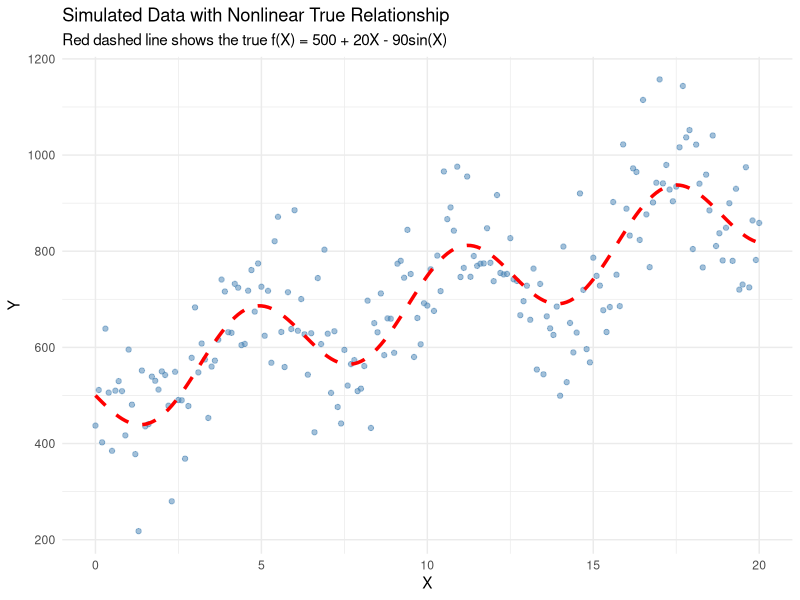
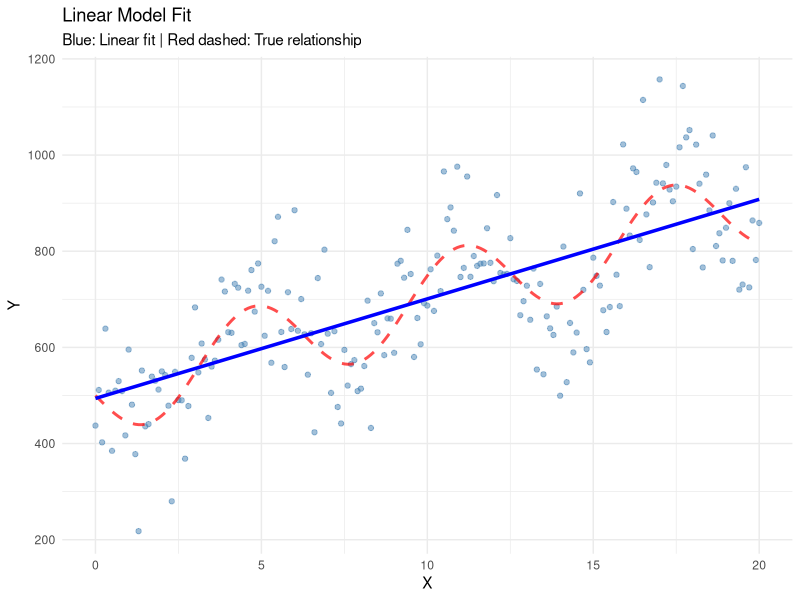
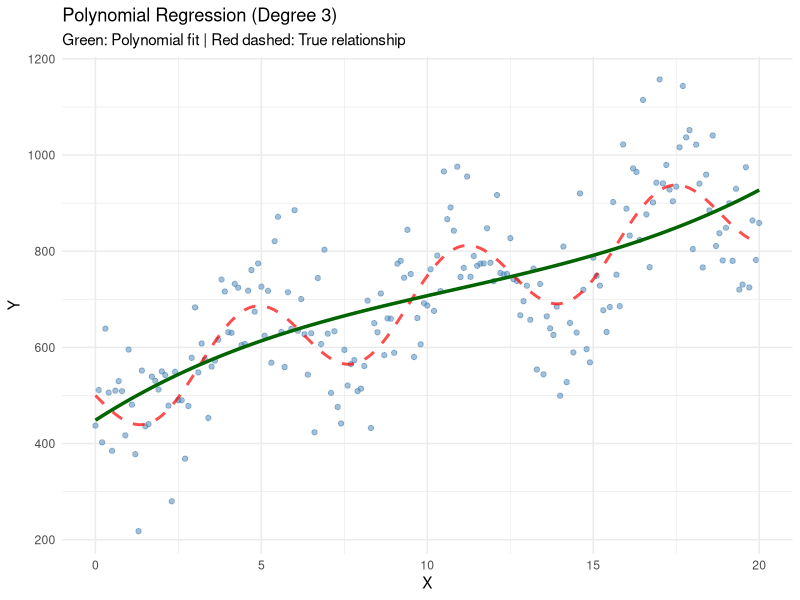
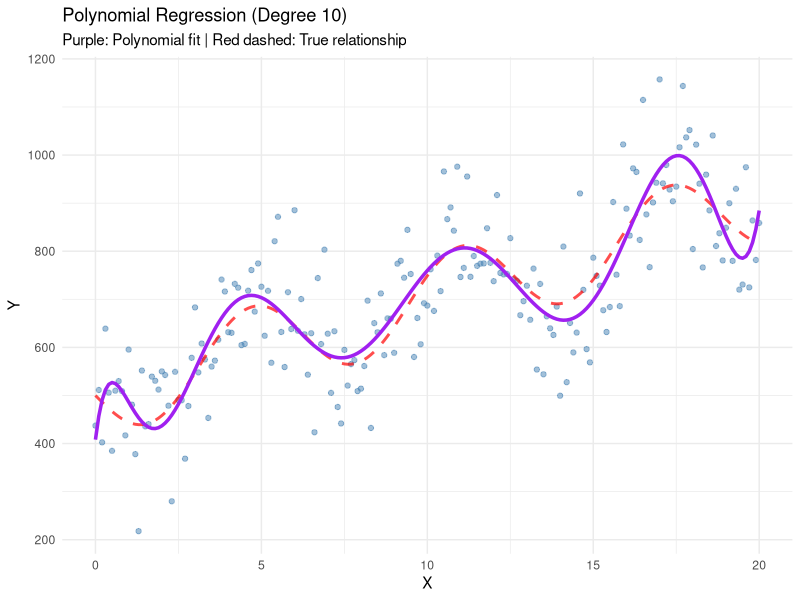
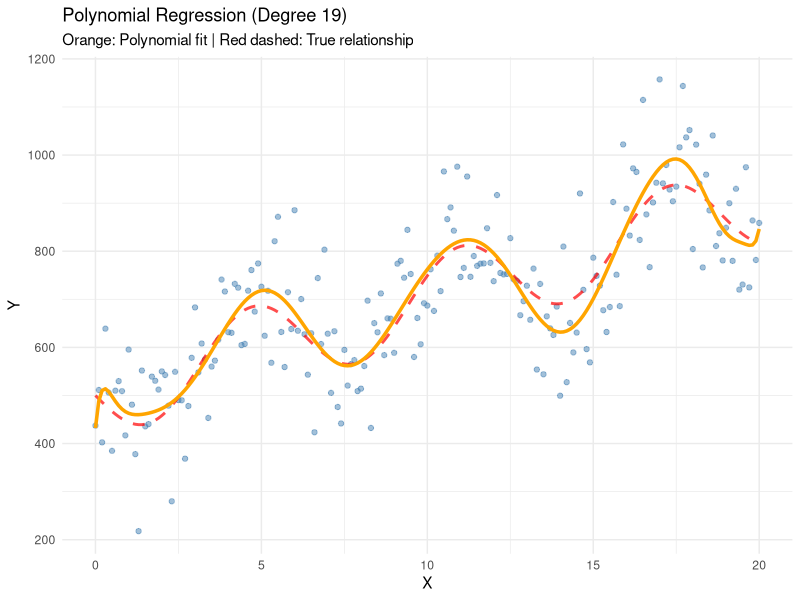
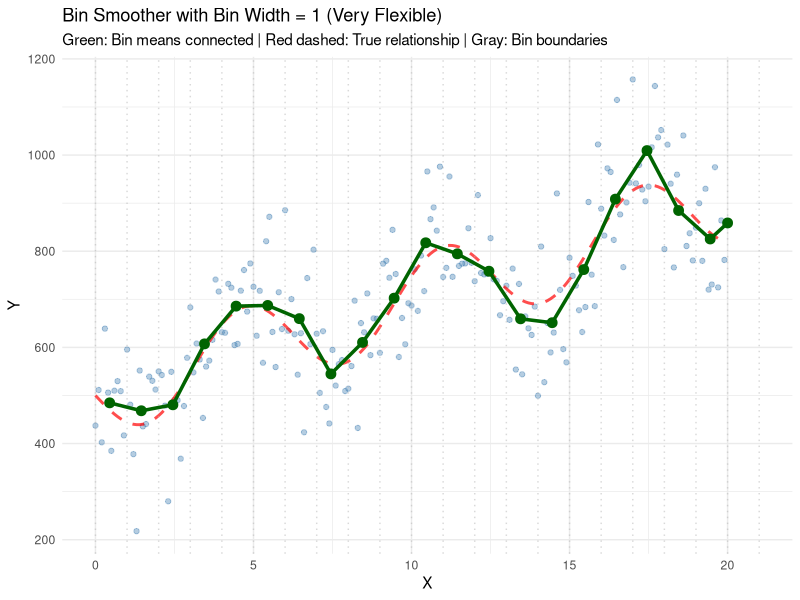
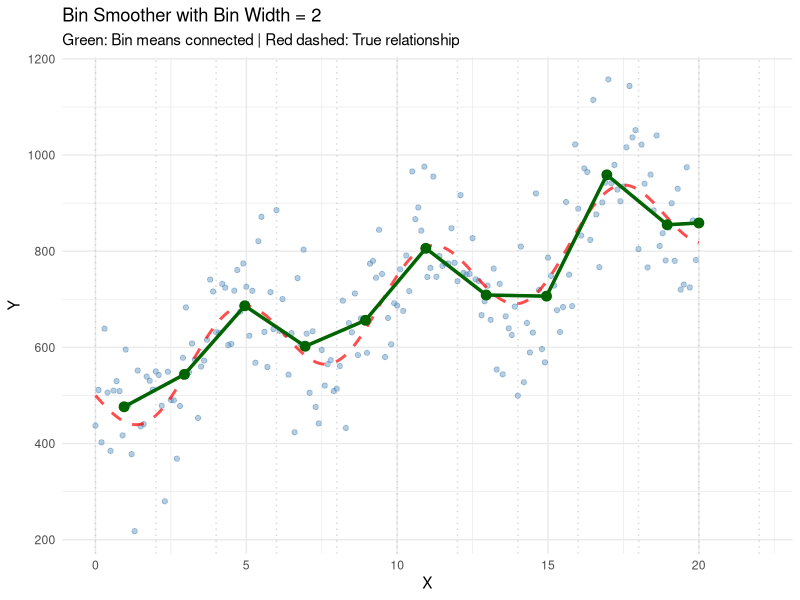
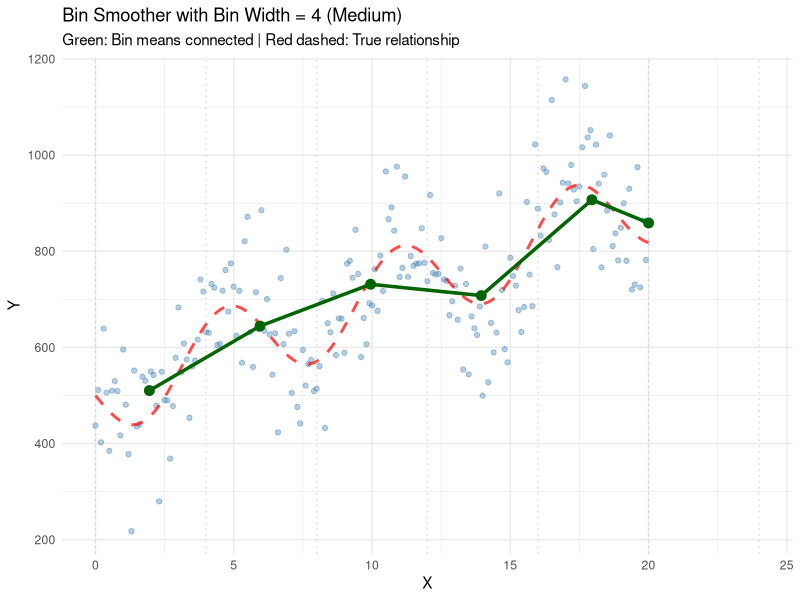

Recreate these plots in R, in order.
## ---- chunk 1
library(tidyverse)
library(knitr)
library(kableExtra)
library(ggplot2)
library(splines)
## ---- chunk 2
set.seed(1)

# True data generating process (DGP)
x <- seq(from = 0, to = 20, by = 0.1)
f_true <- 500 + 20*x - 90*sin(x)  # Nonlinear deterministic component

n <- length(x)
y <- f_true + rnorm(n, mean = 0, sd = 100)  # Add random noise

df_train <- data.frame(y = y, x = x)
## ---- chunk 3
ggplot(df_train, aes(x = x, y = y)) +
  geom_point(alpha = 0.5, color = "steelblue") +
  geom_line(aes(y = f_true), color = "red", size = 1.2, linetype = "dashed") +
  labs(
    title = "Simulated Data with Nonlinear True Relationship",
    subtitle = "Red dashed line shows the true f(X) = 500 + 20X - 90sin(X)",
    x = "X",
    y = "Y"
  ) +
  theme_minimal()
## ---- chunk 4
model_linear <- lm(y ~ x, data = df_train)
summary(model_linear)
## ---- chunk 5
ggplot(df_train, aes(x = x, y = y)) +
  geom_point(alpha = 0.5, color = "steelblue") +
  geom_line(aes(y = f_true), color = "red", size = 1, linetype = "dashed", alpha = 0.7) +
  geom_line(aes(y = model_linear$fitted.values), color = "blue", size = 1.2) +
  labs(
    title = "Linear Model Fit",
    subtitle = "Blue: Linear fit | Red dashed: True relationship",
    x = "X",
    y = "Y"
  ) +
  theme_minimal()
## ---- chunk 6
model_poly3 <- lm(y ~ poly(x, 3), data = df_train)
summary(model_poly3)
## ---- chunk 7
ggplot(df_train, aes(x = x, y = y)) +
  geom_point(alpha = 0.5, color = "steelblue") +
  geom_line(aes(y = f_true), color = "red", size = 1, linetype = "dashed", alpha = 0.7) +
  geom_line(aes(y = model_poly3$fitted.values), color = "darkgreen", size = 1.2) +
  labs(
    title = "Polynomial Regression (Degree 3)",
    subtitle = "Green: Polynomial fit | Red dashed: True relationship",
    x = "X",
    y = "Y"
  ) +
  theme_minimal()
## ---- chunk 8
model_poly10 <- lm(y ~ poly(x, 10), data = df_train)
## ---- chunk 9
ggplot(df_train, aes(x = x, y = y)) +
  geom_point(alpha = 0.5, color = "steelblue") +
  geom_line(aes(y = f_true), color = "red", size = 1, linetype = "dashed", alpha = 0.7) +
  geom_line(aes(y = model_poly10$fitted.values), color = "purple", size = 1.2) +
  labs(
    title = "Polynomial Regression (Degree 10)",
    subtitle = "Purple: Polynomial fit | Red dashed: True relationship",
    x = "X",
    y = "Y"
  ) +
  theme_minimal()
## ---- chunk 10
model_poly19 <- lm(y ~ poly(x, 19), data = df_train)
## ---- chunk 11
ggplot(df_train, aes(x = x, y = y)) +
  geom_point(alpha = 0.5, color = "steelblue") +
  geom_line(aes(y = f_true), color = "red", size = 1, linetype = "dashed", alpha = 0.7) +
  geom_line(aes(y = model_poly19$fitted.values), color = "orange", size = 1.2) +
  labs(
    title = "Polynomial Regression (Degree 19)",
    subtitle = "Orange: Polynomial fit | Red dashed: True relationship",
    x = "X",
    y = "Y"
  ) +
  theme_minimal()
## ---- chunk 12
calc_rmse <- function(actual, predicted) {
  sqrt(mean((actual - predicted)^2))
}

train_rmse <- data.frame(
  Model = c("Linear", "Poly(3)", "Poly(10)", "Poly(19)"),
  RMSE = c(
    calc_rmse(df_train$y, model_linear$fitted.values),
    calc_rmse(df_train$y, model_poly3$fitted.values),
    calc_rmse(df_train$y, model_poly10$fitted.values),
    calc_rmse(df_train$y, model_poly19$fitted.values)
  )
)

kable(train_rmse, 
      caption = "Training RMSE by Model Complexity",
      digits = 2) %>%
  kable_styling(bootstrap_options = c("striped", "hover"), full_width = FALSE)
## ---- chunk 13
set.seed(2)
x_test <- seq(from = 0, to = 20, by = 0.1)
f_true_test <- 500 + 20*x_test - 90*sin(x_test)
y_test <- f_true_test + rnorm(length(x_test), mean = 0, sd = 100)

df_test <- data.frame(y = y_test, x = x_test)
## ---- chunk 14
# Predictions on test data
pred_linear <- predict(model_linear, newdata = df_test)
pred_poly3 <- predict(model_poly3, newdata = df_test)
pred_poly10 <- predict(model_poly10, newdata = df_test)
pred_poly19 <- predict(model_poly19, newdata = df_test)

test_rmse <- data.frame(
  Model = c("Linear", "Poly(3)", "Poly(10)", "Poly(19)"),
  Train_RMSE = c(
    calc_rmse(df_train$y, model_linear$fitted.values),
    calc_rmse(df_train$y, model_poly3$fitted.values),
    calc_rmse(df_train$y, model_poly10$fitted.values),
    calc_rmse(df_train$y, model_poly19$fitted.values)
  ),
  Test_RMSE = c(
    calc_rmse(df_test$y, pred_linear),
    calc_rmse(df_test$y, pred_poly3),
    calc_rmse(df_test$y, pred_poly10),
    calc_rmse(df_test$y, pred_poly19)
  )
)

test_rmse$Overfit_Gap <- test_rmse$Test_RMSE - test_rmse$Train_RMSE

kable(test_rmse, 
      caption = "Training vs Test RMSE: Evidence of Overfitting",
      digits = 2) %>%
  kable_styling(bootstrap_options = c("striped", "hover"), full_width = FALSE)
## ---- chunk 15
# Create f_true reference data frame (used for faceted plots)
f_true_ref <- data.frame(x = df_train$x, f_true = f_true)
## ---- chunk 16
# Function to compute bin smoother predictions
bin_smoother <- function(x, y, bin_width) {
  # Define bin boundaries
  x_min <- min(x)
  x_max <- max(x)
  breaks <- seq(x_min, x_max + bin_width, by = bin_width)
  
  # Assign each observation to a bin
  bins <- cut(x, breaks = breaks, include.lowest = TRUE, right = FALSE)
  
  # Calculate mean y for each bin
  bin_means <- tapply(y, bins, mean, na.rm = TRUE)
  bin_midpoints <- tapply(x, bins, function(z) mean(range(z)))
  
  # Create prediction for each original x
  y_pred <- bin_means[as.character(bins)]
  
  # Return results
  list(
    x = x,
    y_pred = as.numeric(y_pred),
    bin_midpoints = as.numeric(bin_midpoints),
    bin_means = as.numeric(bin_means),
    breaks = breaks
  )
}
## ---- chunk 17
bin_w1 <- bin_smoother(df_train$x, df_train$y, bin_width = 1)
df_train$bin_w1 <- bin_w1$y_pred
## ---- chunk 18
# Create data for bin visualization
bin_df1 <- data.frame(
  midpoint = bin_w1$bin_midpoints,
  mean_y = bin_w1$bin_means
) %>% na.omit()

ggplot(df_train, aes(x = x, y = y)) +
  geom_point(alpha = 0.4, color = "steelblue") +
  geom_line(aes(y = f_true), color = "red", size = 1, linetype = "dashed", alpha = 0.7) +
  geom_vline(xintercept = bin_w1$breaks, color = "gray70", linetype = "dotted", alpha = 0.5) +
  geom_point(data = bin_df1, aes(x = midpoint, y = mean_y), 
             color = "darkgreen", size = 3) +
  geom_line(data = bin_df1, aes(x = midpoint, y = mean_y), 
            color = "darkgreen", size = 1.2) +
  labs(
    title = "Bin Smoother with Bin Width = 1 (Very Flexible)",
    subtitle = "Green: Bin means connected | Red dashed: True relationship | Gray: Bin boundaries",
    x = "X",
    y = "Y"
  ) +
  theme_minimal()
## ---- chunk 19
bin_w2 <- bin_smoother(df_train$x, df_train$y, bin_width = 2)
df_train$bin_w2 <- bin_w2$y_pred
## ---- chunk 20
bin_df2 <- data.frame(
  midpoint = bin_w2$bin_midpoints,
  mean_y = bin_w2$bin_means
) %>% na.omit()

ggplot(df_train, aes(x = x, y = y)) +
  geom_point(alpha = 0.4, color = "steelblue") +
  geom_line(aes(y = f_true), color = "red", size = 1, linetype = "dashed", alpha = 0.7) +
  geom_vline(xintercept = bin_w2$breaks, color = "gray70", linetype = "dotted", alpha = 0.5) +
  geom_point(data = bin_df2, aes(x = midpoint, y = mean_y), 
             color = "darkgreen", size = 3) +
  geom_line(data = bin_df2, aes(x = midpoint, y = mean_y), 
            color = "darkgreen", size = 1.2) +
  labs(
    title = "Bin Smoother with Bin Width = 2",
    subtitle = "Green: Bin means connected | Red dashed: True relationship",
    x = "X",
    y = "Y"
  ) +
  theme_minimal()
## ---- chunk 21
bin_w4 <- bin_smoother(df_train$x, df_train$y, bin_width = 4)
df_train$bin_w4 <- bin_w4$y_pred
## ---- chunk 22
bin_df4 <- data.frame(
  midpoint = bin_w4$bin_midpoints,
  mean_y = bin_w4$bin_means
) %>% na.omit()

ggplot(df_train, aes(x = x, y = y)) +
  geom_point(alpha = 0.4, color = "steelblue") +
  geom_line(aes(y = f_true), color = "red", size = 1, linetype = "dashed", alpha = 0.7) +
  geom_vline(xintercept = bin_w4$breaks, color = "gray70", linetype = "dotted", alpha = 0.5) +
  geom_point(data = bin_df4, aes(x = midpoint, y = mean_y), 
             color = "darkgreen", size = 3) +
  geom_line(data = bin_df4, aes(x = midpoint, y = mean_y), 
            color = "darkgreen", size = 1.2) +
  labs(
    title = "Bin Smoother with Bin Width = 4 (Medium)",
    subtitle = "Green: Bin means connected | Red dashed: True relationship",
    x = "X",
    y = "Y"
  ) +
  theme_minimal()
## ---- chunk 23
bin_w7 <- bin_smoother(df_train$x, df_train$y, bin_width = 7)
df_train$bin_w7 <- bin_w7$y_pred
## ---- chunk 24
bin_df7 <- data.frame(
  midpoint = bin_w7$bin_midpoints,
  mean_y = bin_w7$bin_means
) %>% na.omit()

ggplot(df_train, aes(x = x, y = y)) +
  geom_point(alpha = 0.4, color = "steelblue") +
  geom_line(aes(y = f_true), color = "red", size = 1, linetype = "dashed", alpha = 0.7) +
  geom_vline(xintercept = bin_w7$breaks, color = "gray70", linetype = "dotted", alpha = 0.5) +
  geom_point(data = bin_df7, aes(x = midpoint, y = mean_y), 
             color = "darkgreen", size = 3) +
  geom_line(data = bin_df7, aes(x = midpoint, y = mean_y), 
            color = "darkgreen", size = 1.2) +
  labs(
    title = "Bin Smoother with Bin Width = 7 (Wide)",
    subtitle = "Green: Bin means connected | Red dashed: True relationship",
    x = "X",
    y = "Y"
  ) +
  theme_minimal()
## ---- chunk 25
bin_w10 <- bin_smoother(df_train$x, df_train$y, bin_width = 10)
df_train$bin_w10 <- bin_w10$y_pred
## ---- chunk 26
bin_df10 <- data.frame(
  midpoint = bin_w10$bin_midpoints,
  mean_y = bin_w10$bin_means
) %>% na.omit()

ggplot(df_train, aes(x = x, y = y)) +
  geom_point(alpha = 0.4, color = "steelblue") +
  geom_line(aes(y = f_true), color = "red", size = 1, linetype = "dashed", alpha = 0.7) +
  geom_vline(xintercept = bin_w10$breaks, color = "gray70", linetype = "dotted", alpha = 0.5) +
  geom_point(data = bin_df10, aes(x = midpoint, y = mean_y), 
             color = "darkgreen", size = 3) +
  geom_line(data = bin_df10, aes(x = midpoint, y = mean_y), 
            color = "darkgreen", size = 1.2) +
  labs(
    title = "Bin Smoother with Bin Width = 10 (Very Wide)",
    subtitle = "Green: Bin means connected | Red dashed: True relationship",
    x = "X",
    y = "Y"
  ) +
  theme_minimal()
## ---- chunk 27
# Create comparison dataframes
all_bins <- bind_rows(
  bin_df1 %>% mutate(Width = "Width = 1"),
  bin_df2 %>% mutate(Width = "Width = 2"),
  bin_df4 %>% mutate(Width = "Width = 4"),
  bin_df7 %>% mutate(Width = "Width = 7"),
  bin_df10 %>% mutate(Width = "Width = 10")
)

# Create base data for points
base_data <- df_train %>% 
  select(x, y) %>%
  crossing(Width = c("Width = 1", "Width = 2", "Width = 4", "Width = 7", "Width = 10"))

ggplot() +
  geom_point(data = base_data, aes(x = x, y = y), alpha = 0.2, color = "steelblue") +
  geom_line(data = base_data %>% left_join(f_true_ref, by = "x"), 
            aes(x = x, y = f_true), color = "red", size = 0.8, linetype = "dashed") +
  geom_point(data = all_bins, aes(x = midpoint, y = mean_y), 
             color = "darkgreen", size = 2.5) +
  geom_line(data = all_bins, aes(x = midpoint, y = mean_y), 
            color = "darkgreen", size = 1.2) +
  facet_wrap(~ Width, ncol = 2) +
  labs(
    title = "Bin Smoother: Effect of Bin Width on Flexibility",
    subtitle = "Red dashed: True relationship | Green: Bin means",
    x = "X",
    y = "Y"
  ) +
  theme_minimal()
## ---- chunk 28
loess_01 <- loess(y ~ x, data = df_train, span = 0.1)
df_train$loess_01 <- predict(loess_01)
## ---- chunk 29
ggplot(df_train, aes(x = x, y = y)) +
  geom_point(alpha = 0.5, color = "steelblue") +
  geom_line(aes(y = f_true), color = "red", size = 1, linetype = "dashed", alpha = 0.7) +
  geom_line(aes(y = loess_01), color = "darkgreen", size = 1.2) +
  labs(
    title = "LOESS with Span = 0.1 (Very Flexible)",
    subtitle = "Green: LOESS fit | Red dashed: True relationship",
    x = "X",
    y = "Y"
  ) +
  theme_minimal()
## ---- chunk 30
loess_03 <- loess(y ~ x, data = df_train, span = 0.3)
df_train$loess_03 <- predict(loess_03)
## ---- chunk 31
ggplot(df_train, aes(x = x, y = y)) +
  geom_point(alpha = 0.5, color = "steelblue") +
  geom_line(aes(y = f_true), color = "red", size = 1, linetype = "dashed", alpha = 0.7) +
  geom_line(aes(y = loess_03), color = "purple", size = 1.2) +
  labs(
    title = "LOESS with Span = 0.3 (Moderately Flexible)",
    subtitle = "Purple: LOESS fit | Red dashed: True relationship",
    x = "X",
    y = "Y"
  ) +
  theme_minimal()
## ---- chunk 32
loess_05 <- loess(y ~ x, data = df_train, span = 0.5)
df_train$loess_05 <- predict(loess_05)
## ---- chunk 33
ggplot(df_train, aes(x = x, y = y)) +
  geom_point(alpha = 0.5, color = "steelblue") +
  geom_line(aes(y = f_true), color = "red", size = 1, linetype = "dashed", alpha = 0.7) +
  geom_line(aes(y = loess_05), color = "orange", size = 1.2) +
  labs(
    title = "LOESS with Span = 0.5 (Balanced)",
    subtitle = "Orange: LOESS fit | Red dashed: True relationship",
    x = "X",
    y = "Y"
  ) +
  theme_minimal()
## ---- chunk 34
loess_075 <- loess(y ~ x, data = df_train, span = 0.75)
df_train$loess_075 <- predict(loess_075)
## ---- chunk 35
ggplot(df_train, aes(x = x, y = y)) +
  geom_point(alpha = 0.5, color = "steelblue") +
  geom_line(aes(y = f_true), color = "red", size = 1, linetype = "dashed", alpha = 0.7) +
  geom_line(aes(y = loess_075), color = "brown", size = 1.2) +
  labs(
    title = "LOESS with Span = 0.75 (Smooth)",
    subtitle = "Brown: LOESS fit | Red dashed: True relationship",
    x = "X",
    y = "Y"
  ) +
  theme_minimal()
## ---- chunk 36
# Create f_true for reference line
f_true_ref <- data.frame(x = df_train$x, f_true = f_true)

df_loess_compare <- df_train %>%
  select(x, y, loess_01, loess_03, loess_05, loess_075) %>%
  pivot_longer(cols = starts_with("loess"), 
               names_to = "Span", 
               values_to = "Fitted") %>%
  mutate(Span = case_when(
    Span == "loess_01" ~ "Span = 0.1",
    Span == "loess_03" ~ "Span = 0.3",
    Span == "loess_05" ~ "Span = 0.5",
    Span == "loess_075" ~ "Span = 0.75"
  )) %>%
  left_join(f_true_ref, by = "x")

ggplot(df_loess_compare, aes(x = x)) +
  geom_point(aes(y = y), alpha = 0.3, color = "steelblue") +
  geom_line(aes(y = f_true), color = "red", size = 0.8, linetype = "dashed") +
  geom_line(aes(y = Fitted), color = "darkgreen", size = 1.2) +
  facet_wrap(~ Span, ncol = 2) +
  labs(
    title = "LOESS: Effect of Span on Model Flexibility",
    subtitle = "Red dashed: True relationship | Green: LOESS fit",
    x = "X",
    y = "Y"
  ) +
  theme_minimal()
## ---- chunk 37
# Predictions on test data
pred_loess_01 <- predict(loess_01, newdata = df_test)
pred_loess_03 <- predict(loess_03, newdata = df_test)
pred_loess_05 <- predict(loess_05, newdata = df_test)
pred_loess_075 <- predict(loess_075, newdata = df_test)

loess_performance <- data.frame(
  Model = c("LOESS (span=0.1)", "LOESS (span=0.3)", 
            "LOESS (span=0.5)", "LOESS (span=0.75)"),
  Train_RMSE = c(
    calc_rmse(df_train$y, df_train$loess_01),
    calc_rmse(df_train$y, df_train$loess_03),
    calc_rmse(df_train$y, df_train$loess_05),
    calc_rmse(df_train$y, df_train$loess_075)
  ),
  Test_RMSE = c(
    calc_rmse(df_test$y, pred_loess_01),
    calc_rmse(df_test$y, pred_loess_03),
    calc_rmse(df_test$y, pred_loess_05),
    calc_rmse(df_test$y, pred_loess_075)
  )
)

loess_performance$Overfit_Gap <- loess_performance$Test_RMSE - loess_performance$Train_RMSE

kable(loess_performance, 
      caption = "LOESS Performance: Effect of Span on Overfitting",
      digits = 2) %>%
  kable_styling(bootstrap_options = c("striped", "hover"), full_width = FALSE)
## ---- chunk 38
# Visualize B-spline basis functions
x_grid <- seq(0, 20, length.out = 200)
basis_df5 <- bs(x_grid, df = 5)

basis_long <- data.frame(
  x = rep(x_grid, ncol(basis_df5)),
  value = as.vector(basis_df5),
  basis = rep(paste0("Basis ", 1:ncol(basis_df5)), each = length(x_grid))
)

ggplot(basis_long, aes(x = x, y = value, color = basis)) +
  geom_line(size = 1) +
  labs(
    title = "B-Spline Basis Functions (df = 5)",
    subtitle = "Each colored line is one basis function used in regression",
    x = "X",
    y = "Basis Function Value",
    color = "Basis"
  ) +
  theme_minimal()
## ---- chunk 39
model_spline_3 <- lm(y ~ bs(x, df = 3), data = df_train)
df_train$spline_3 <- predict(model_spline_3)
## ---- chunk 40
ggplot(df_train, aes(x = x, y = y)) +
  geom_point(alpha = 0.5, color = "steelblue") +
  geom_line(aes(y = f_true), color = "red", size = 1, linetype = "dashed", alpha = 0.7) +
  geom_line(aes(y = spline_3), color = "darkgreen", size = 1.2) +
  labs(
    title = "B-Spline Regression (df = 3)",
    subtitle = "Green: Spline fit | Red dashed: True relationship",
    x = "X",
    y = "Y"
  ) +
  theme_minimal()
## ---- chunk 41
model_spline_5 <- lm(y ~ bs(x, df = 5), data = df_train)
df_train$spline_5 <- predict(model_spline_5)
## ---- chunk 42
ggplot(df_train, aes(x = x, y = y)) +
  geom_point(alpha = 0.5, color = "steelblue") +
  geom_line(aes(y = f_true), color = "red", size = 1, linetype = "dashed", alpha = 0.7) +
  geom_line(aes(y = spline_5), color = "purple", size = 1.2) +
  labs(
    title = "B-Spline Regression (df = 5)",
    subtitle = "Purple: Spline fit | Red dashed: True relationship",
    x = "X",
    y = "Y"
  ) +
  theme_minimal()
## ---- chunk 43
model_spline_10 <- lm(y ~ bs(x, df = 10), data = df_train)
df_train$spline_10 <- predict(model_spline_10)
## ---- chunk 44
ggplot(df_train, aes(x = x, y = y)) +
  geom_point(alpha = 0.5, color = "steelblue") +
  geom_line(aes(y = f_true), color = "red", size = 1, linetype = "dashed", alpha = 0.7) +
  geom_line(aes(y = spline_10), color = "orange", size = 1.2) +
  labs(
    title = "B-Spline Regression (df = 10)",
    subtitle = "Orange: Spline fit | Red dashed: True relationship",
    x = "X",
    y = "Y"
  ) +
  theme_minimal()
## ---- chunk 45
model_spline_20 <- lm(y ~ bs(x, df = 20), data = df_train)
df_train$spline_20 <- predict(model_spline_20)
## ---- chunk 46
ggplot(df_train, aes(x = x, y = y)) +
  geom_point(alpha = 0.5, color = "steelblue") +
  geom_line(aes(y = f_true), color = "red", size = 1, linetype = "dashed", alpha = 0.7) +
  geom_line(aes(y = spline_20), color = "brown", size = 1.2) +
  labs(
    title = "B-Spline Regression (df = 20)",
    subtitle = "Brown: Spline fit | Red dashed: True relationship",
    x = "X",
    y = "Y"
  ) +
  theme_minimal()
## ---- chunk 47
model_spline_50 <- lm(y ~ bs(x, df = 50), data = df_train)
df_train$spline_50 <- predict(model_spline_50)
## ---- chunk 48
ggplot(df_train, aes(x = x, y = y)) +
  geom_point(alpha = 0.5, color = "steelblue") +
  geom_line(aes(y = f_true), color = "red", size = 1, linetype = "dashed", alpha = 0.7) +
  geom_line(aes(y = spline_50), color = "darkblue", size = 1.2) +
  labs(
    title = "B-Spline Regression (df = 50)",
    subtitle = "Blue: Spline fit | Red dashed: True relationship",
    x = "X",
    y = "Y"
  ) +
  theme_minimal()
## ---- chunk 49
df_spline_compare <- df_train %>%
  select(x, y, spline_3, spline_5, spline_10, spline_20, spline_50) %>%
  pivot_longer(cols = starts_with("spline"), 
               names_to = "df", 
               values_to = "Fitted") %>%
  mutate(df = case_when(
    df == "spline_3" ~ "df = 3",
    df == "spline_5" ~ "df = 5",
    df == "spline_10" ~ "df = 10",
    df == "spline_20" ~ "df = 20",
    df == "spline_50" ~ "df = 50"
  )) %>%
  left_join(f_true_ref, by = "x")

ggplot(df_spline_compare, aes(x = x)) +
  geom_point(aes(y = y), alpha = 0.3, color = "steelblue") +
  geom_line(aes(y = f_true), color = "red", size = 0.8, linetype = "dashed") +
  geom_line(aes(y = Fitted), color = "darkgreen", size = 1.2) +
  facet_wrap(~ df, ncol = 2) +
  labs(
    title = "Splines: Effect of Degrees of Freedom on Model Flexibility",
    subtitle = "Red dashed: True relationship | Green: Spline fit",
    x = "X",
    y = "Y"
  ) +
  theme_minimal()
## ---- chunk 50
# Predictions on test data
pred_spline_3 <- predict(model_spline_3, newdata = df_test)
pred_spline_5 <- predict(model_spline_5, newdata = df_test)
pred_spline_10 <- predict(model_spline_10, newdata = df_test)
pred_spline_20 <- predict(model_spline_20, newdata = df_test)
pred_spline_50 <- predict(model_spline_50, newdata = df_test)

spline_performance <- data.frame(
  Model = c("Spline (df=3)", "Spline (df=5)", "Spline (df=10)", 
            "Spline (df=20)", "Spline (df=50)"),
  Train_RMSE = c(
    calc_rmse(df_train$y, df_train$spline_3),
    calc_rmse(df_train$y, df_train$spline_5),
    calc_rmse(df_train$y, df_train$spline_10),
    calc_rmse(df_train$y, df_train$spline_20),
    calc_rmse(df_train$y, df_train$spline_50)
  ),
  Test_RMSE = c(
    calc_rmse(df_test$y, pred_spline_3),
    calc_rmse(df_test$y, pred_spline_5),
    calc_rmse(df_test$y, pred_spline_10),
    calc_rmse(df_test$y, pred_spline_20),
    calc_rmse(df_test$y, pred_spline_50)
  )
)

spline_performance$Overfit_Gap <- spline_performance$Test_RMSE - spline_performance$Train_RMSE

kable(spline_performance, 
      caption = "Spline Performance: Effect of df on Overfitting",
      digits = 2) %>%
  kable_styling(bootstrap_options = c("striped", "hover"), full_width = FALSE)
## ---- chunk 51
model_ns_10 <- lm(y ~ ns(x, df = 10), data = df_train)
df_train$ns_10 <- predict(model_ns_10)

# Predict on test
pred_ns_10 <- predict(model_ns_10, newdata = df_test)
## ---- chunk 52
ggplot(df_train, aes(x = x, y = y)) +
  geom_point(alpha = 0.5, color = "steelblue") +
  geom_line(aes(y = f_true), color = "red", size = 1, linetype = "dashed", alpha = 0.7) +
  geom_line(aes(y = spline_10), color = "orange", size = 1, alpha = 0.7) +
  geom_line(aes(y = ns_10), color = "darkgreen", size = 1.2) +
  labs(
    title = "Natural Spline vs B-Spline (df = 10)",
    subtitle = "Green: Natural spline | Orange: B-spline | Red dashed: True",
    x = "X",
    y = "Y"
  ) +
  theme_minimal()
## ---- chunk 53
model_smooth <- smooth.spline(df_train$x, df_train$y)
df_train$smooth <- predict(model_smooth, df_train$x)$y

# Effective degrees of freedom selected by CV
## ---- chunk 54
ggplot(df_train, aes(x = x, y = y)) +
  geom_point(alpha = 0.5, color = "steelblue") +
  geom_line(aes(y = f_true), color = "red", size = 1, linetype = "dashed", alpha = 0.7) +
  geom_line(aes(y = smooth), color = "darkgreen", size = 1.2) +
  labs(
    title = paste0("Smoothing Spline (auto df = ", round(model_smooth$df, 1), ")"),
    subtitle = "Green: Smoothing spline fit | Red dashed: True relationship",
    x = "X",
    y = "Y"
  ) +
  theme_minimal()
## ---- chunk 55
# Gather all model performance
pred_smooth <- predict(model_smooth, df_test$x)$y

all_performance <- data.frame(
  Model = c(
    "Linear", "Poly(3)", "Poly(10)", "Poly(19)",
    "LOESS (span=0.3)", "LOESS (span=0.5)",
    "Spline (df=5)", "Spline (df=10)", "Spline (df=20)",
    "Natural Spline (df=10)", "Smoothing Spline (auto)"
  ),
  Type = c(
    rep("Parametric", 4),
    rep("Nonparametric", 7)
  ),
  Test_RMSE = c(
    calc_rmse(df_test$y, pred_linear),
    calc_rmse(df_test$y, pred_poly3),
    calc_rmse(df_test$y, pred_poly10),
    calc_rmse(df_test$y, pred_poly19),
    calc_rmse(df_test$y, pred_loess_03),
    calc_rmse(df_test$y, pred_loess_05),
    calc_rmse(df_test$y, pred_spline_5),
    calc_rmse(df_test$y, pred_spline_10),
    calc_rmse(df_test$y, pred_spline_20),
    calc_rmse(df_test$y, pred_ns_10),
    calc_rmse(df_test$y, pred_smooth)
  )
)

all_performance <- all_performance %>%
  arrange(Test_RMSE)

kable(all_performance, 
      caption = "All Models Ranked by Test RMSE",
      digits = 2) %>%
  kable_styling(bootstrap_options = c("striped", "hover"), full_width = FALSE) %>%
  row_spec(1, bold = TRUE, color = "white", background = "#27ae60")
## ---- chunk 56
# Create conceptual illustration
complexity <- seq(1, 10, by = 0.1)
bias_sq <- 100 / complexity
variance <- complexity^1.5
total <- bias_sq + variance + 50  # 50 = irreducible error

bv_data <- data.frame(
  Complexity = rep(complexity, 4),
  Error = c(bias_sq, variance, rep(50, length(complexity)), total),
  Component = rep(c("Bias²", "Variance", "Irreducible Error", "Total Test Error"), 
                  each = length(complexity))
)

ggplot(bv_data, aes(x = Complexity, y = Error, color = Component, linetype = Component)) +
  geom_line(size = 1.2) +
  geom_vline(xintercept = 3.5, linetype = "dotted", color = "gray40", size = 1) +
  annotate("text", x = 3.7, y = 150, label = "Optimal\nComplexity", 
           hjust = 0, size = 3.5, color = "gray40") +
  scale_color_manual(values = c("Bias²" = "#e74c3c", "Variance" = "#3498db", 
                                 "Irreducible Error" = "#95a5a6", "Total Test Error" = "#2c3e50")) +
  scale_linetype_manual(values = c("Bias²" = "solid", "Variance" = "solid", 
                                    "Irreducible Error" = "dashed", "Total Test Error" = "solid")) +
  labs(
    title = "The Bias-Variance Trade-off",
    subtitle = "Optimal model complexity minimizes total test error",
    x = "Model Complexity",
    y = "Error",
    color = "Component",
    linetype = "Component"
  ) +
  theme_minimal() +
  theme(legend.position = "bottom")
## ---- chunk 57
sessionInfo()
